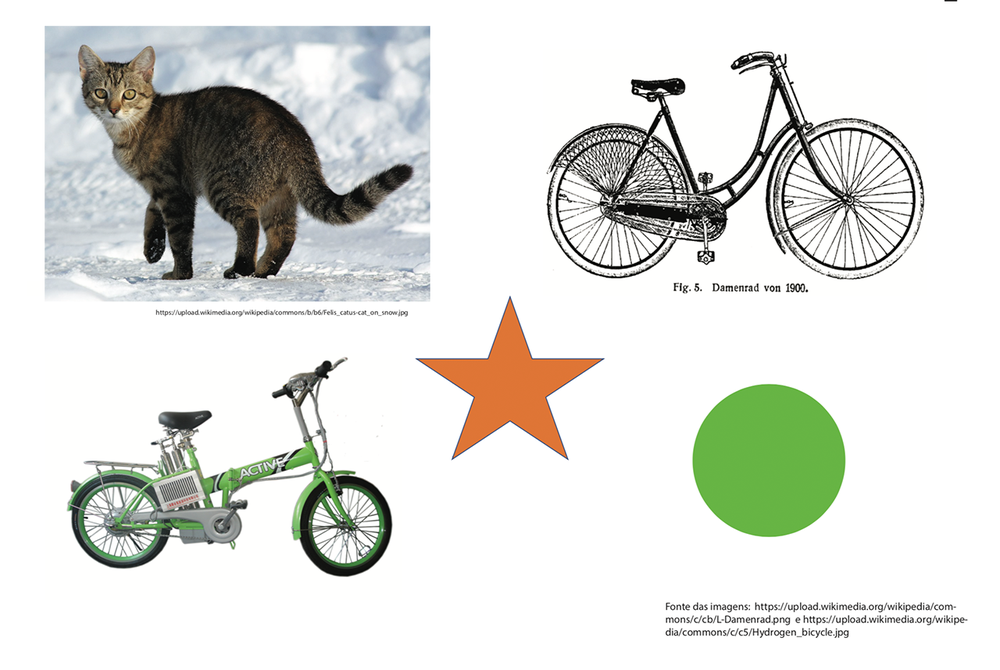
#> input picture cat_bike.png, 1000 x 670 px, shrunk from 1280 x 857 before the run, given in place of VID_20200302_063445951.mp4, which was not available
$ python item_1.py
#> lines starting #> are read from the running program, lines starting #| are printed output that depends on the picture; after the words box and inside, x2 and y2 are one past the last pixel; in counts of white or black regions, pixels touching at a corner belong together; pictures that were not available may be replaced by others from this repository, and a replacement may not be noted
#importações do Vídeo
import cv2
import numpy as np
from matplotlib import pyplot as plt
import time

#Importações para a Máscara
import auxiliar as aux
import math

# If you want to open a video, just change v2.VideoCapture(0) from 0 to the filename, just like below
cap = cv2.VideoCapture('VID_20200302_063445951.mp4')
# cap = cv2.VideoCapture('VID_20200302_063554327.mp4')
# cap = cv2.VideoCapture('VID_20200302_063719050.mp4')

HEIGHT = cap.read()[1].shape[0]
#> HEIGHT = 670
WIDTH = cap.read()[1].shape[1]
#> WIDTH = 1000
print("Video width:",WIDTH)
#| Video width: 1000
print("Video height:",HEIGHT)
#| Video height: 670

pi = np.pi

lower = 0
upper = 1
font = cv2.FONT_HERSHEY_SIMPLEX
font2 = cv2.FONT_HERSHEY_PLAIN

print("Press q to QUIT")
colors = {
    "vermelho":(0,0,255),
    "azul":(255,0,0)
}
def auto_canny(image, sigma=0.33):
    """apply automatic Canny edge detection using the computed median"""
    v = np.median(image)
    lower = int(max(0, (1.0 - sigma) * v))
    upper = int(min(255, (1.0 + sigma) * v))
    edged = cv2.Canny(image, lower, upper)
    return edged

def coeficientes( array ):
    """Devolve uma tupla (m,n). m é o coeficiente angular e n é o coeficiente linear
    da reta que representa o conjunto de retas do array"""
    if len(array) > 0:
        # array[:,t] -> coluna t da matriz chamada array
        x1, y1, x2, y2 = array[:,0], array[:,1], array[:,2], array[:,3]
        # m1 = (y2 - y1)/(x2-x1)
        m = (y2 - y1)/(x2 - x1)
        # n1 = m1*x1 + y1
        n = -m*x1 + y1

        m0 = round(np.median(m),2)
        n0 = round(np.median(n),2)
        return m0,n0

def tangente(linha) -> float:
    "Devolve a tangente do ângulo formado entre a linha e a horizontal (no referencial da imagem)"
    x1,y1,x2,y2 = linha[0]
    return (y2-y1)/(x2-x1)

def draw_line(img, linha, color:str):
    color = colors[color]
    x1,y1,x2,y2 = linha[0]
    cv2.line(img, (x1, y1), (x2, y2), color, 2)

while(True):
    # Capture frame-by-frame
    ret, frame = cap.read()
#> frame is the input picture: shape (670, 1000, 3); mean B, G, R 218.8, 223.6, 222

    # Conversão para escala de cinza
    gray = cv2.cvtColor(frame, cv2.COLOR_BGR2GRAY)
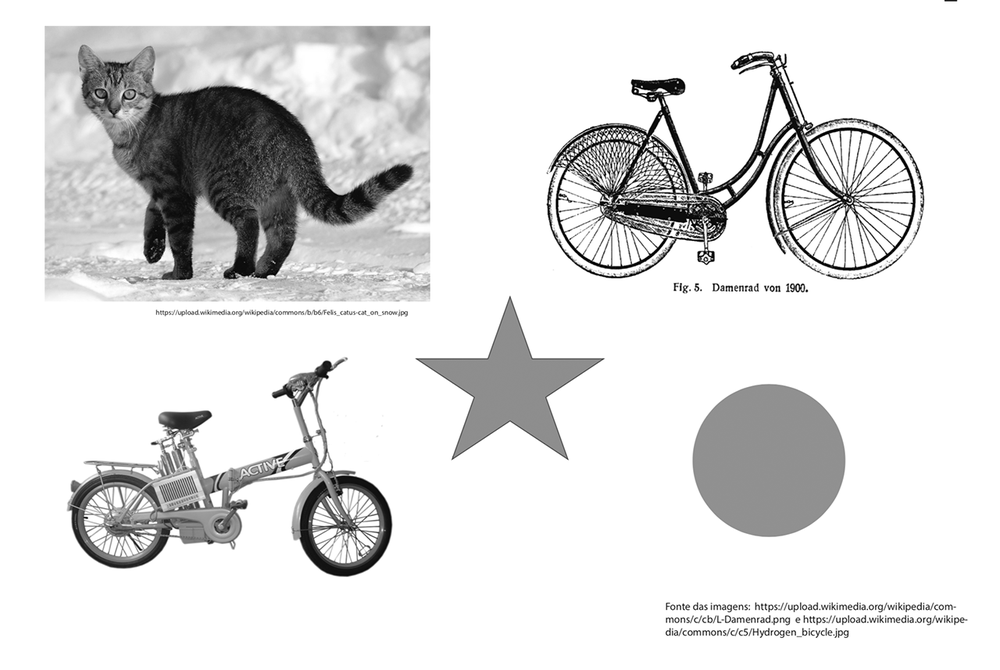
#> gray: shape (670, 1000); min 0, max 255, mean 222.6

    # Redução de ruído 1
    gray = cv2.GaussianBlur(gray,(5,5), 0.33)

    # limiarização da imagem ( fonte: https://youtu.be/P2R7Nn1_VwQ )
    limiar,img_limiar = cv2.threshold(gray, 180, 255, cv2.THRESH_BINARY)
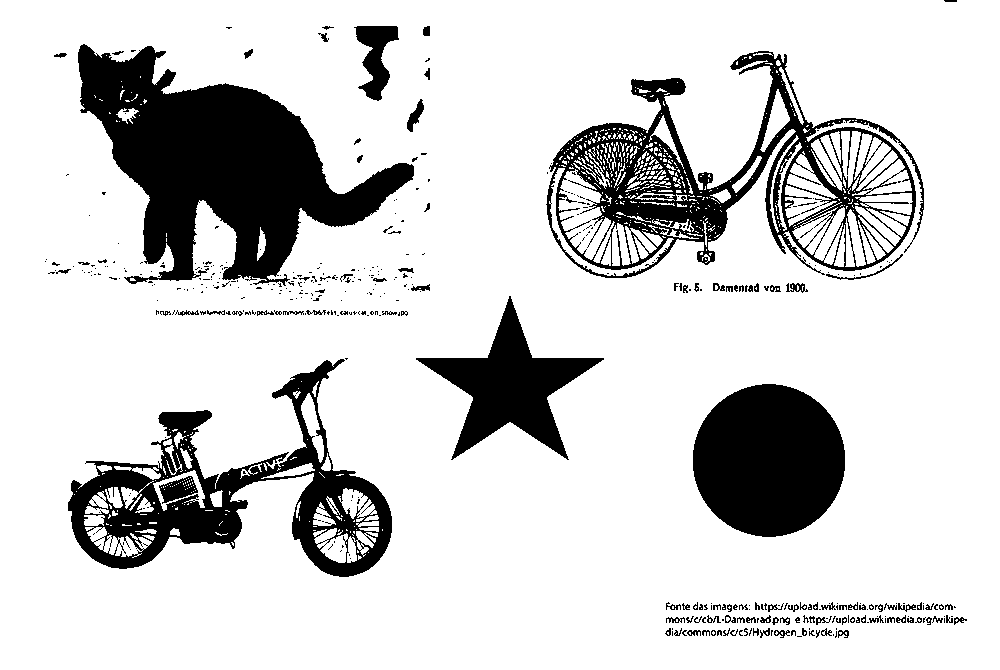
#> img_limiar: shape (670, 1000); 82.7% white; 426 black regions (314 under 20 px), largest, box (x1, y1, x2, y2) and area: (78, 44, 414, 286) 36483, (546, 51, 924, 278) 22772, (68, 359, 392, 577) 20069

    # Redução de ruido 2
    # Aplicação de um kernel personalizado ( fonte: https://opencv-python-tutroals.readthedocs.io/en/latest/py_tutorials/py_imgproc/py_morphological_ops/py_morphological_ops.html)
    KERNEL = np.array([
        [0,0,1,0,0],
        [0,0,1,0,0],
        [0,1,1,1,0],
        [0,1,1,1,0],
        [0,1,1,1,0],
        [0,0,1,0,0],
        [0,0,1,0,0]
    ], dtype="uint8")

    segmentado = cv2.morphologyEx(img_limiar,cv2.MORPH_OPEN, KERNEL)
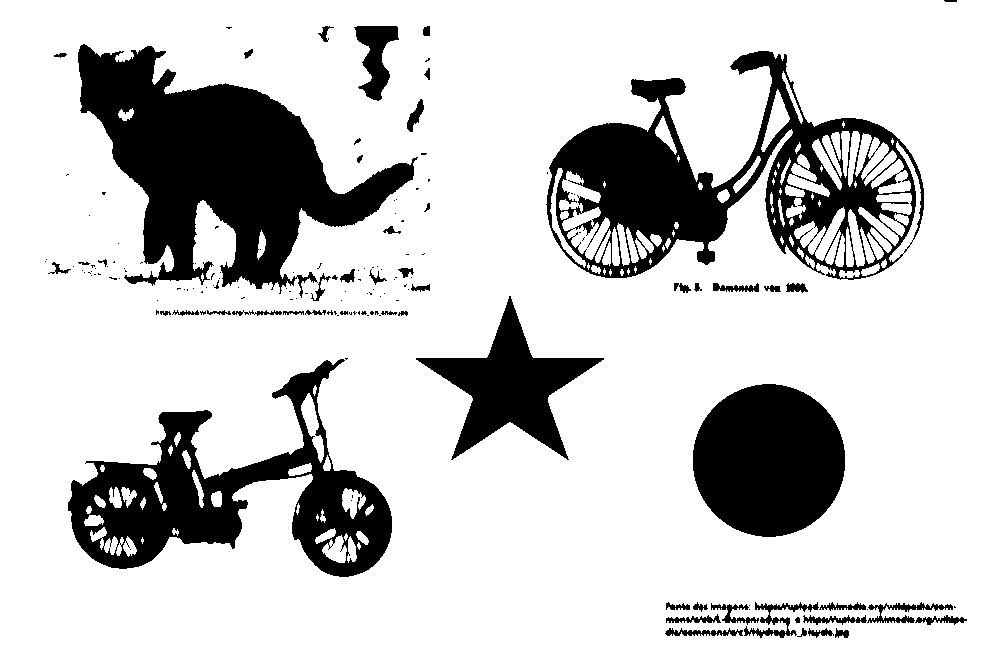
#> segmentado: shape (670, 1000); 80.7% white; 159 black regions (106 under 20 px), largest, box (x1, y1, x2, y2) and area: (78, 44, 418, 298) 37613, (546, 51, 924, 280) 30497, (68, 359, 392, 577) 24202
    segmentado = cv2.morphologyEx(segmentado,cv2.MORPH_OPEN, KERNEL)
    segmentado = cv2.morphologyEx(segmentado,cv2.MORPH_OPEN, KERNEL)
    segmentado = cv2.morphologyEx(segmentado,cv2.MORPH_OPEN, KERNEL)
    segmentado = cv2.morphologyEx(segmentado,cv2.MORPH_CLOSE, KERNEL)
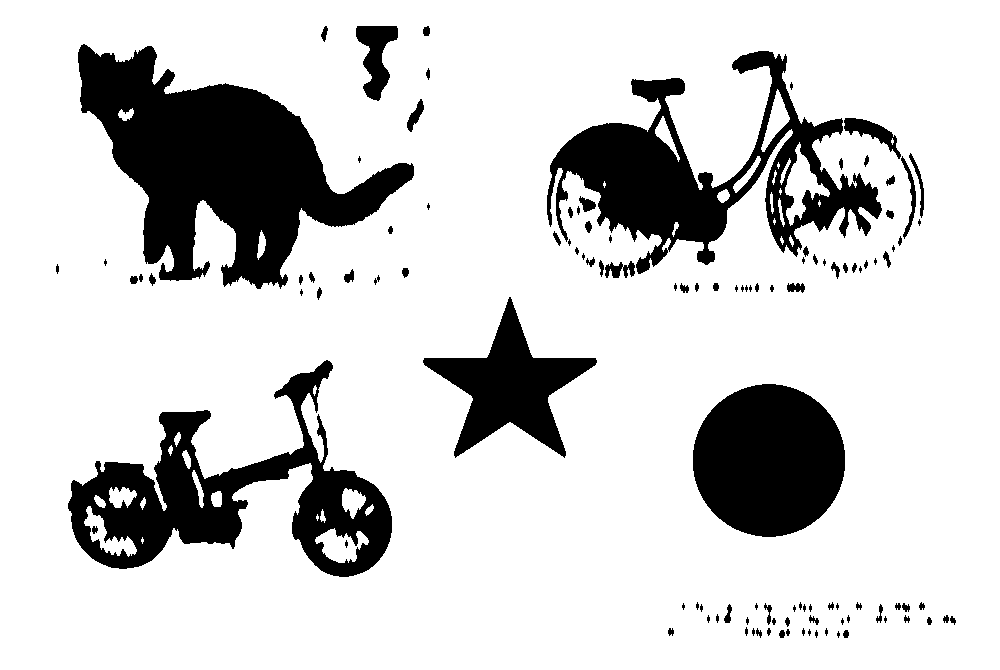
#> segmentado: shape (670, 1000); 82% white; 115 black regions (43 under 20 px), largest, box (x1, y1, x2, y2) and area: (78, 44, 414, 289) 37021, (547, 51, 882, 274) 24665, (68, 360, 392, 577) 23485
    segmentado = cv2.morphologyEx(segmentado,cv2.MORPH_CLOSE, KERNEL)
    segmentado = cv2.morphologyEx(segmentado,cv2.MORPH_CLOSE, KERNEL)
    segmentado = cv2.morphologyEx(segmentado,cv2.MORPH_CLOSE, KERNEL)

    # Redução de ruído 3
    blur = cv2.GaussianBlur(segmentado,(11,11),0.33)

    # Detecção de contornos
    shapes = cv2.Canny(blur, 50, 200)
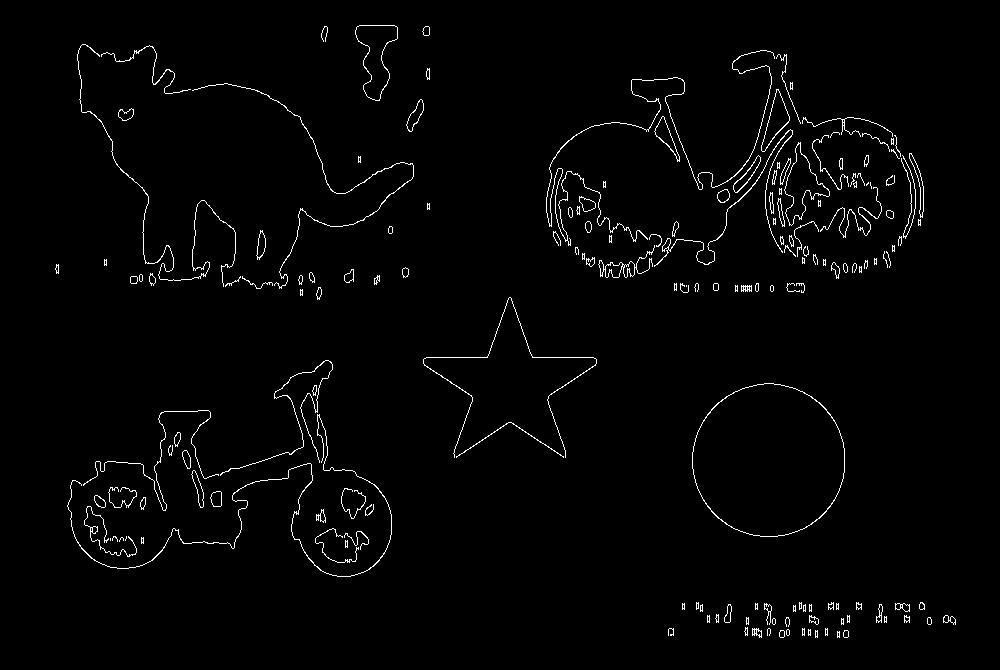
#> shapes: shape (670, 1000); 1.8% white in thin lines or dots, all inside (x1, y1, x2, y2) = (55, 25, 956, 638)

    # A partir dos contornos, gera um array com linhas que satisfazem os argumentos
    # minLineLength e maxLineGap (parâmetros foram modificados até que um resultado
    # satisfatório fosse atingido)
    lines = cv2.HoughLinesP(shapes, 1, pi/180, 50, minLineLength=100, maxLineGap=20)
#> lines = 14 rows, first 6: [198, 480, 326, 439], [755, 182, 857, 118], [674, 289, 803, 292], [752, 185, 859, 118], [194, 483, 326, 440], [720, 202, 854, 118]
    print(lines[0])
#| [[198 480 326 439]]
    OUTPUT = frame

    red_lines = []
    blue_lines = []

    if lines is not None:
        for line in lines:
            x1, y1, x2, y2 = line[0]
            try:
                # filtrar as retas por inclinação
                if 0.7 < tangente(line) < 1.3:
                    red_lines.append(line[0])
                    draw_line(OUTPUT, line, "vermelho") # desenha linhas vermelhas
                elif -1.3 < tangente(line) < -0.7:
                    blue_lines.append(line[0])
                    draw_line(OUTPUT, line, "azul") # desenha linhas azuis
            except:
                pass
#> this loop made 14 passes
#> after the loop, blue_lines = []; red_lines = []

    red_lines = np.array(red_lines)
#> red_lines = empty array
    blue_lines = np.array(blue_lines)
#> blue_lines = empty array
    try:
        # função 'coeficientes' definida lá em cima
        # m e n são conficientes de retas da forma:  y = mx + n
        m1,n1 = coeficientes( red_lines  )
        m2,n2 = coeficientes( blue_lines )

        # min() e max() servem para deixar o circulo sempre visível
        # X e Y são as coordenadas do ponto de encontro entre a reta média azul e a reta média vermelha
        X = max(0, min( int((n2-n1)/(m1-m2)), WIDTH ) )
        Y = max(0, min( int((m1*X + n1)), HEIGHT ) )
        # print("(X,Y) =",(X,Y)) # descomente essa linha para printar no terminal
        # as coordenadas do centro
        cv2.circle(OUTPUT, (X,Y), 10, (0,255,0), 2, 2)
    except:
        pass

    # Adicionar textos na tela
    cv2.putText(OUTPUT," Aperte q para sair", (0,50), font, 1,(255,255,255),2,cv2.LINE_AA)
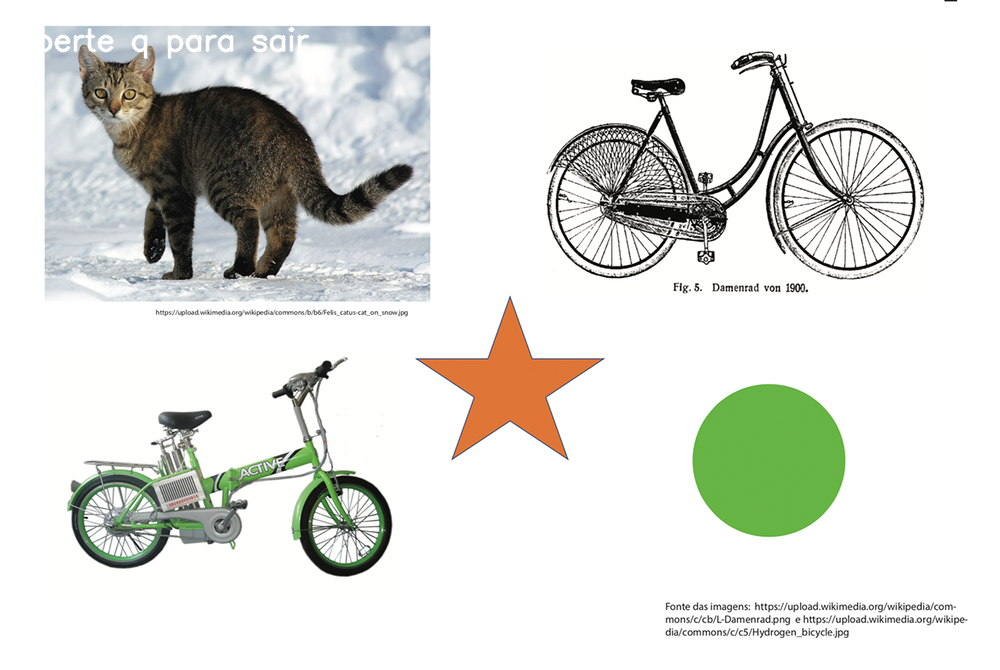
#> OUTPUT: shape (670, 1000, 3); 0.38% of pixels changed, all inside (x1, y1, x2, y2) = (42, 27, 310, 60)

    # Exibir o resultado
    cv2.imshow("output", OUTPUT)

    if cv2.waitKey(1) & 0xFF == ord('q'):
#> (key q is pressed here)
        break

#  When everything done, release the capture
cap.release()
cv2.destroyAllWindows()
